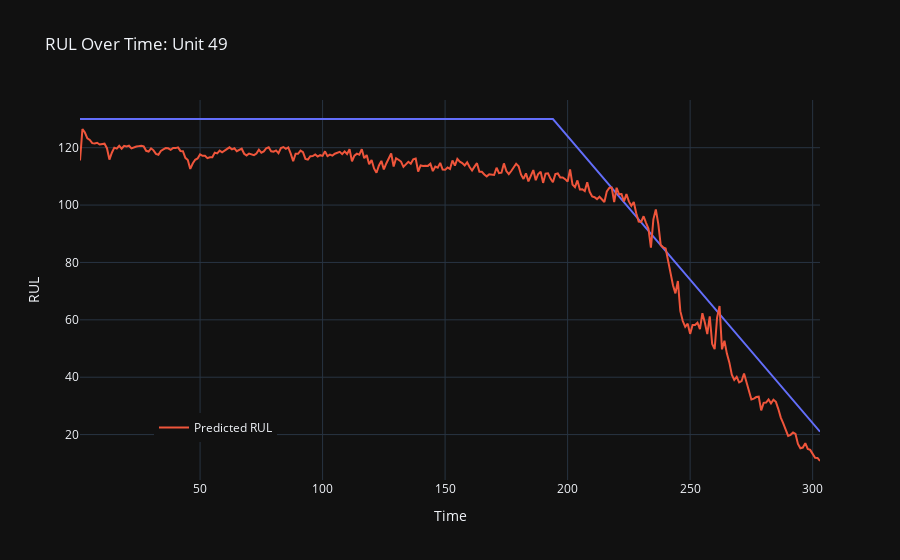

Source (notebook cell):
### Code cell
plot_rul_vs_time(unit_nr=49, model=model, dataloader=test_dataLoader)

### Figure 1 — Plotly figure (JSON) as saved in the notebook; plotly's stock layout.template omitted (floating-point values rounded to 4 significant figures; data arrays with more than 128 entries replaced by an {"elided": "..."} marker saying what was removed)
{"data": [{"hovertemplate": "Time=%{x}<br>RUL=%{y}<extra></extra>", "legendgroup": "", "line": {"color": "#636efa", "dash": "solid"}, "marker": {"symbol": "circle"}, "mode": "lines", "name": "", "orientation": "v", "showlegend": false, "type": "scatter", "x": {"elided": "303 int values"}, "xaxis": "x", "y": {"elided": "303 int values"}, "yaxis": "y"}, {"mode": "lines", "name": "Predicted RUL", "type": "scatter", "x": {"elided": "303 int values"}, "y": {"elided": "303 float values"}}], "layout": {"legend": {"tracegroupgap": 0, "x": 0.1, "xanchor": "left", "y": 0.1, "yanchor": "bottom"}, "title": {"text": "RUL Over Time: Unit 49"}, "xaxis": {"anchor": "y", "domain": [0, 1], "title": {"text": "Time"}}, "yaxis": {"anchor": "x", "domain": [0, 1], "title": {"text": "RUL"}}}}
